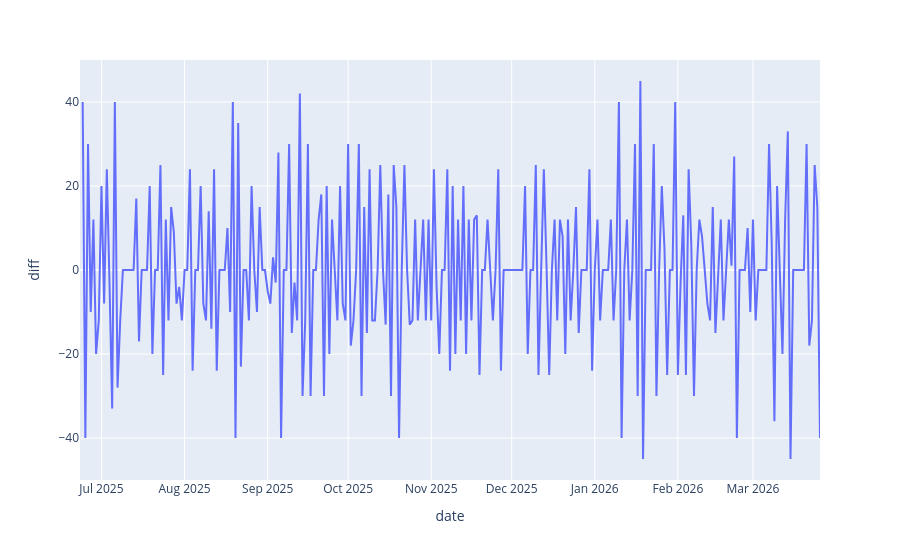

Source (notebook cell):
### Markdown cell above
### Diff-ing

### Code cell
# View the data over time
fig_line = px.line(df, x="date", y="diff")
fig_line.show()

### Figure 1 — Plotly figure (JSON) as saved in the notebook; plotly's stock layout.template omitted (floating-point values rounded to 4 significant figures; data arrays with more than 128 entries replaced by an {"elided": "..."} marker saying what was removed)
{"data": [{"hovertemplate": "date=%{x}<br>diff=%{y}<extra></extra>", "legendgroup": "", "line": {"color": "#636efa", "dash": "solid"}, "marker": {"symbol": "circle"}, "mode": "lines", "name": "", "orientation": "v", "showlegend": false, "type": "scatter", "x": {"elided": "277 str values"}, "xaxis": "x", "y": {"elided": "277 float values"}, "yaxis": "y"}], "layout": {"legend": {"tracegroupgap": 0}, "margin": {"t": 60}, "xaxis": {"anchor": "y", "domain": [0, 1], "title": {"text": "date"}}, "yaxis": {"anchor": "x", "domain": [0, 1], "title": {"text": "diff"}}}}
